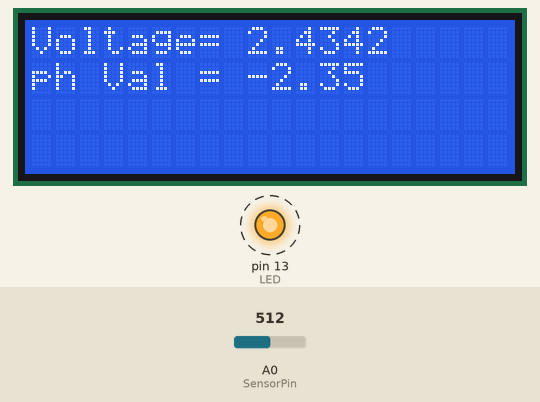
This sketch was run on a simulated Arduino Uno, built with avr-gcc and run on an emulated ATmega328P. Shown: 20×4 character LCD, output pins drawn as LEDs (lit = HIGH). Dashed ring = blinking. Inputs (shaded band) come from the test bench; at power-on: A0 (SensorPin) = 512. What the sketch prints to the serial monitor is not drawn.

Above: at 1.5 s.
1.6 s: A0 (SensorPin) set to 716
At 2.4 s:
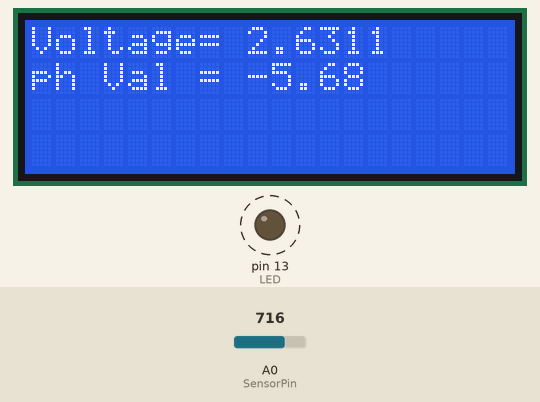
4.0 s: A0 (SensorPin) set to 900
At 4.6 s:
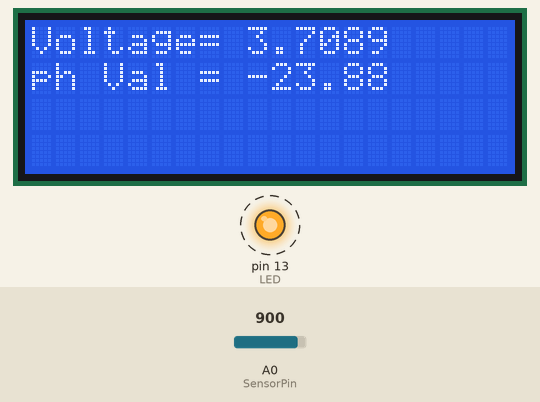
6.5 s: A0 (SensorPin) set to 1023
At 8.1 s:
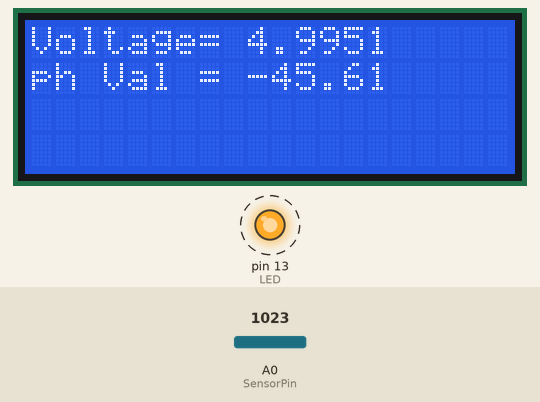
Timing chart, 0 to 15.0 s (numbered marks = the images above; inputs shaded):
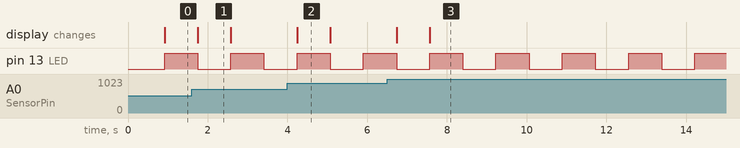

The sketch:

Sensor_PH_kalibrasi_.ino
```cpp
#include <Wire.h>
#include <LiquidCrystal_I2C.h>

LiquidCrystal_I2C lcd(0x27, 20, 4); // Alamat I2C, kolom, baris

#define KALIBRASI_PH false
#define NILAI_PH_KALIBRASI  4.01
#define SAMPLING_KALIBRASI  200

#define SensorPin A0
#define Offset    38.75929108
#define k         -16.88990526
#define LED       13
#define samplingInterval  20
#define printInterval     800
#define ArrayLenth        40    // times of collection
#define TAMPIL_SERIAL     true  // tampilkan hasil di serial monitor

int pHArray[ArrayLenth];   // Menyimpan nilai rata2 hasil pembacaan sensor
int pHArrayIndex = 0;

void setup(void) {
  pinMode(LED, OUTPUT);
#if TAMPIL_SERIAL
  Serial.begin(9600);
  Serial.println("STARTED");
#endif

  lcd.init();
  lcd.backlight();
  lcd.clear();
  lcd.setCursor(0, 0);
  lcd.print("Voltage= ");
  lcd.setCursor(0, 1);
  lcd.print("ph Val = ");
}

void loop(void) {
  static unsigned long samplingTime = millis();
  static unsigned long printTime = millis();
  static double pHValue, voltage;

  if(KALIBRASI_PH)  // MODE KALIBRASI
  {
      double voltKalibrasi = 0;
      uint16_t samplingKalibrasi = SAMPLING_KALIBRASI;
      if(TAMPIL_SERIAL)
      {
        Serial.print("KALIBRASI PH : ");
        Serial.println(NILAI_PH_KALIBRASI);
      }
    lcd.setCursor(0, 0);
    lcd.print("KALIBRASI PH: ");
    lcd.setCursor(16, 0);
    lcd.print(NILAI_PH_KALIBRASI);
    for (uint16_t i = 0; i < samplingKalibrasi; i++) {
      voltage = analogRead(SensorPin) * 5.0 / 1024;
      voltKalibrasi += voltage;
      delay(samplingInterval);
      if(TAMPIL_SERIAL)
      {
        Serial.print('.');
      }
    }
    if(TAMPIL_SERIAL)
    {
      Serial.println();
    }
    voltKalibrasi /= samplingKalibrasi;
    delay(2000);
    if(TAMPIL_SERIAL)
    {
      Serial.print("NILAI PH : ");
      Serial.print(NILAI_PH_KALIBRASI);
      Serial.print("\t\tVOLTAGE : ");
      Serial.println(voltKalibrasi, 4);
    }
    lcd.clear();
    lcd.setCursor(0, 0);
    lcd.print("Nilai PH : ");
    lcd.setCursor(11, 0);
    lcd.print(NILAI_PH_KALIBRASI);
    lcd.setCursor(0, 1);
    lcd.print("Voltage : ");
    lcd.setCursor(10, 1);
    lcd.print(voltKalibrasi, 4);
    while (1) {};
  }
  else
  {
    if (millis() - samplingTime > samplingInterval)
    {
      pHArray[pHArrayIndex++] = analogRead(SensorPin);
      if (pHArrayIndex == ArrayLenth) pHArrayIndex = 0;

      voltage = avergearray(pHArray, ArrayLenth) * 5.0 / 1024;
      pHValue = k * voltage + Offset;
      samplingTime = millis();
    }
  }
  // Setiap 800 mili detik, print a hasil pembacaan, ubah nyala kondisi LED
  if (millis() - printTime > printInterval)
  {
    if(TAMPIL_SERIAL)
    {
      Serial.print("Voltage:");
      Serial.print(voltage, 4);
      Serial.print("    pH value: ");
      Serial.println(pHValue, 2);
    }
    lcd.setCursor(9, 0);
    lcd.print("        ");
    lcd.setCursor(9, 1);
    lcd.print("        ");
    lcd.setCursor(9, 0);
    lcd.print(voltage, 4);
    lcd.setCursor(9, 1);
    lcd.print(pHValue);
    digitalWrite(LED, digitalRead(LED) ^ 1);
    printTime = millis();
  }
}

double avergearray(int* arr, int number)
{
  int i;
  int max, min;
  double avg;
  long amount = 0;
  if(number <= 0) {
    return 0;
  }
  else if(number < 5) { //less than 5, calculated directly statistics
    for (i = 0; i < number; i++) {
      amount += arr[i];
    }
    avg = amount / number;
    return avg;
  }
  else {
    if(arr[0] < arr[1]) {
      min = arr[0]; max = arr[1];
    }
    else {
      min = arr[1]; max = arr[0];
    }
    for (i = 2; i < number; i++){
      if (arr[i] < min) {
        amount += min;      //arr<min
        min = arr[i];
      }
      else{
        if (arr[i] > max) {
          amount += max;  //arr>max
          max = arr[i];
        }
        else {
          amount += arr[i]; //min<=arr<=max
        }
      }//if
    }//for
    avg = (double)amount/(number - 2);
    return avg;
  }
}
```

test-up.ino
```cpp

```

Measured:
- after the input at 1.6 s, the display: changes after 0.15 s (image 1)
- after the input at 4.0 s, the display: changes after 0.24 s (image 2)
- after the input at 6.5 s, the display: first changes after 0.24 s (image 3 shows a later state)
- by itself, pin 13 (LED): alternates HIGH for 0.83 s and LOW for 0.83 s
- what the display in image 1 shows lasts 0.9 s, from 1.7 s to 2.6 s
